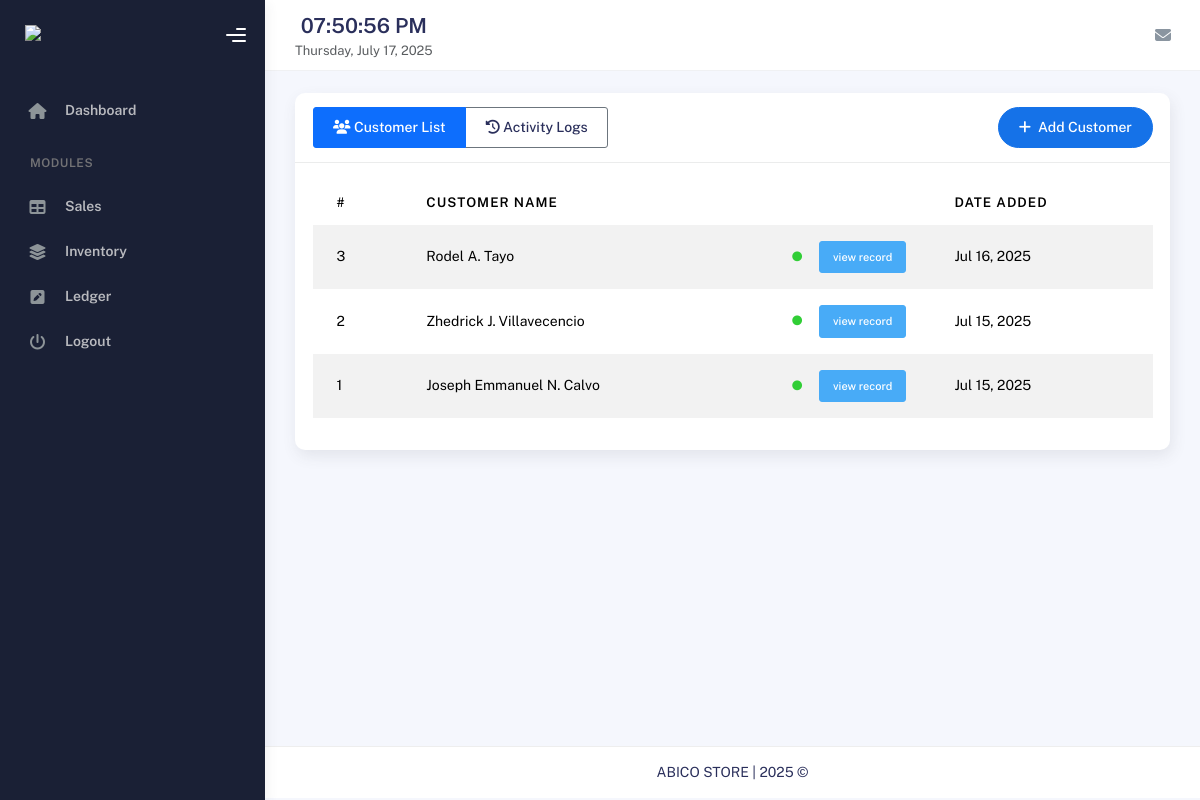
The app's page /ledger/index.php (signed in) with its own data.
### tables this page shows
CREATE TABLE `customers` (
  `id` int(11) NOT NULL,
  `customer_name` varchar(100) NOT NULL,
  `contact` varchar(100) DEFAULT NULL,
  `debt` varchar(20) DEFAULT NULL,
  `created_at` timestamp NOT NULL DEFAULT current_timestamp(),
  `updated_at` timestamp NOT NULL DEFAULT current_timestamp()
);

### includes/ledger/customer_list.php (called while the page is built, shortened)
<?php
class Customer {
    private $conn;
    private $table_name = "customers";
    public function __construct($db) {
        $this->conn = $db;
    }
    public function readAll($search = '') {
        $query = "SELECT * FROM " . $this->table_name;
        $query .= " ORDER BY created_at DESC";
        $stmt = $this->conn->prepare($query);
        $stmt->execute();
        return $stmt;
    }
}
?>

### ledger/index.php (the view, shortened to what this page needs)
<?php
require_once __DIR__ . '/../includes/ledger/customer_list.php';
$database = new dbconn();
$db = $database->getConnection();
$customer = new Customer($db);
$stmt = $customer->readAll();
include __DIR__ . "/../templates/header.php";
include __DIR__ . "/../templates/sidebar.php";
include __DIR__ . "/../templates/nav.php";
?>
<div class="container">
    <div class="page-inner">
        <div class="card">
            <div class="card-header d-flex align-items-center justify-content-between">
                <div class="d-flex align-items-center">
                    <h4 class="card-title mb-0">
                        <div class="btn-group" role="group">
                            <a href="index.php" class="btn btn-outline-primary active">
                                <i class="fas fa-users"></i> Customer List
                            </a>
                            <a href="activity_log.php" class="btn btn-outline-secondary">
                                <i class="fas fa-history"></i> Activity Logs
                            </a>
                        </div>
                    </h4>
                </div>
                <button class="btn btn-primary btn-round" data-bs-toggle="modal" data-bs-target="#addCustomerModal">
                    <i class="fas fa-plus me-2"></i>Add Customer
                </button>
            </div>
            <div class="card-body">
                <div class="table-responsive">
                    <table id="customerTable" class="table table-striped table-hover">
                        <thead>
                            <tr>
                                <th>#</th>
                                <th>Customer Name</th>
                                <th>Date Added</th>
                            </tr>
                        </thead>
                        <tbody>
                            <?php
                            $stmt->execute();
                            while ($row = $stmt->fetch(PDO::FETCH_ASSOC)):
                                $statusClass = $row['debt'] > 0 ? 'text-danger' : 'text-success';
                                $statusIcon = 'fa-circle';
                                $statusText = $row['debt'] > 0 ? 'Has Debt' : 'Paid';
                            ?>
                                <tr>
                                    <td><?php echo htmlspecialchars($row['id']); ?></td>
                                    <td style="position: relative;">
                                        <div style="display: flex; justify-content: space-between; align-items: center;">
                                            <span style="vertical-align: middle; flex-grow: 1;"><?php echo htmlspecialchars($row['customer_name']); ?></span>
                                            <div style="display: flex; align-items: center; gap: 10px;">
                                                <i class="fas <?php echo $statusIcon; ?> <?php echo $statusClass; ?>"
                                                   style="font-size: 0.7em; vertical-align: middle;"></i>
                                                <button class="btn btn-info ms-2 btn-sm view-customer"
                                                    data-id="<?php echo $row['id']; ?>"
                                                    data-name="<?php echo htmlspecialchars($row['customer_name']); ?>"
                                                    data-contact="<?php echo htmlspecialchars($row['contact']); ?>"
                                                    data-debt="<?php echo $row['debt']; ?>"
                                                    data-created="<?php echo date('M d, Y', strtotime($row['created_at'])); ?>"
                                                    data-status="<?php echo $statusText; ?>"
                                                    data-status-class="<?php echo $statusClass; ?>"
                                                    data-status-icon="<?php echo $statusIcon; ?>">
                                                    view record
                                                </button>
                                            </div>
                                        </div>
                                    </td>
                                    <td><?php echo date('M d, Y', strtotime($row['created_at'])); ?></td>
                                </tr>
                            <?php endwhile; ?>
                        </tbody>
                    </table>
                </div>
            </div>
        </div>
    </div>
</div>
<?php include __DIR__ . "/../templates/footer.php"; ?>
<link rel="stylesheet" type="text/css" href="https://cdn.datatables.net/1.11.5/css/dataTables.bootstrap5.min.css">
</body>
</html>

### records on screen
customers: id "3", customer_name "Rodel A. Tayo", created_at "Jul 16, 2025"
customers: id "2", customer_name "Zhedrick J. Villavecencio", created_at "Jul 15, 2025"
customers: id "1", customer_name "Joseph Emmanuel N. Calvo", created_at "Jul 15, 2025"
